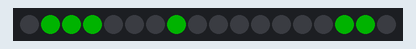
The sketch below on a simulated Arduino Uno, built with avr-gcc and run on an emulated ATmega328P. Shown: 18 RGB LEDs in strip order, left to right. Dim RGB values are drawn brighter than linear; random numbers use the default seed unless the sketch sets one.

Above: at 0.15 s.
At 10.74 s:
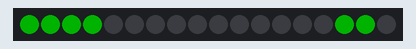
At 24.5 s:
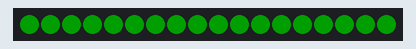

The sketch:

glowing_bottle.ino
```cpp
// Glowing madscientist flask created by Scott Lackey 8/27/2017
//https://github.com/scottlackey/
// made for gemma M0 but will work with flora or trinket, just change the PIN to the one you're using for data out

#include <Adafruit_NeoPixel.h>

#define PIN 0

Adafruit_NeoPixel pixels = Adafruit_NeoPixel(18, PIN);

uint8_t  mode   = 0; // Current animation effect
uint32_t prevTime;
uint8_t wait = 400; //speed of pulsing
int modetime = 12000; //time between effects

void setup() {
  pixels.begin();
  prevTime = millis();
}

void loop() {
  uint8_t  i;
  uint32_t t;

  switch(mode) {

   case 0: //simmering effect!
    simmer();
    break;

   case 1: // pulse green
    glow();
    break;

   case 2: //hold green color
     hold();
     break;

   case 3: // pulse green
     glow();
     break;

   case 4: //simmer
     simmer();
     break;

   case 5: // glow red!
     redglow();
     break;

   case 6: // pulse green again
     glow();
     break;

  }

  t = millis();
  if((t - prevTime) > modetime) {      // time between modes
    mode++;
    if(mode > 6) {                 // all modes completed?
      mode = 0;                    // reset to mode 0
    }
    for(i=0; i<24; i++) pixels.setPixelColor(i, 0); //clear all pixels
    prevTime = t;
  }

}

void hold(){
  uint8_t i;
  pixels.setBrightness(30);
  for(i=0; i<24; i++){
    pixels.setPixelColor(i, 0, 255, 0);
    pixels.show();
  }
}

void simmer(){ //sets a few pixels to green and then bubbles the rest
  uint8_t  i;
  i= random(20);
  pixels.setBrightness(60);
  pixels.setPixelColor(16, 0, 255, 0);
  pixels.setPixelColor(15, 0, 255, 0);
  pixels.setPixelColor(1, 0, 255, 0);
  pixels.setPixelColor(2, 0, 255, 0);
  pixels.setPixelColor(3, 0, 255, 0);
  pixels.setPixelColor(i, 0, 255, 0); //bubble pixel
  pixels.show();
  delay(10);
  if( i != 1 && i != 2 && i != 0 && i != 3){
    pixels.setPixelColor(i, 0);
  }
}

void glow(){
  uint8_t i;
  for(i=0; i<24; i++){
    pixels.setPixelColor(i, 0, 255, 0);
    pixels.show();
  }
  for(i=10; i<90; i+=10){
     pixels.setBrightness(i);
     pixels.show();
     delay(wait);
  }
    for(i=90; i>0; i-=10){
     pixels.setBrightness(i);
     pixels.show();
     delay(wait);
  }


}

void redglow(){
  uint8_t i;
  for(i=0; i<24; i++){
    pixels.setPixelColor(i, 255, 0, 0);
    pixels.show();
  }

    for(i=10; i<90; i+=10){
     pixels.setBrightness(i);
     pixels.show();
     delay(wait);
  }
    for(i=90; i>0; i-=10){
     pixels.setBrightness(i);
     pixels.show();
     delay(wait);
  }
    for(i=0; i<24; i++){
    pixels.setPixelColor(i, 200, 100, 0);
    pixels.show();
  }
    for(i=10; i<90; i+=10){
     pixels.setBrightness(i);
     pixels.show();
     delay(wait);
  }
    for(i=90; i>0; i-=10){
     pixels.setBrightness(i);
     pixels.show();
     delay(wait);
  }
}
```
